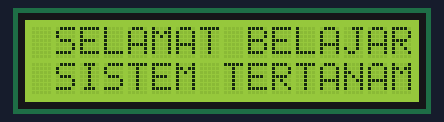
A sketch run on a simulated Arduino Uno, built with avr-gcc and run on an emulated ATmega328P. Shown: 16×2 character LCD.

Above: at 0.1 s.
At 4.9 s:
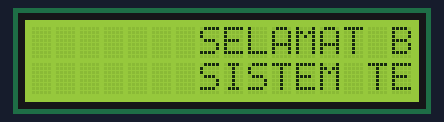
At 9.7 s:
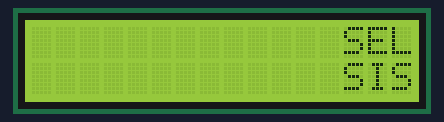
At 20.1 s:
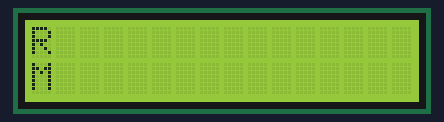
At 28.9 s:
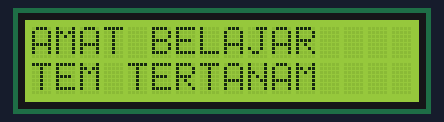
At 38.5 s:
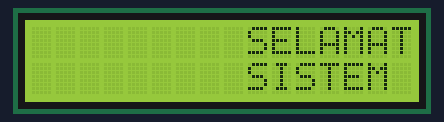

Measured:
- what the display in image 1 shows lasts 0.8 s, from 4.9 s to 5.7 s

The sketch:

minggu3d.ino
```cpp
#include <LiquidCrystal.h>
LiquidCrystal lcd(12, 11, 5, 4, 3, 2);

void setup() {
  lcd.begin(16, 2);   // inisialisasi LCD 16x2
}

void loop() {
  int i;

  // Baris kedua
  lcd.setCursor(0, 1);
  lcd.print("SISTEM TERTANAM");

  // Baris pertama
  lcd.setCursor(0, 0);
  lcd.print("SELAMAT BELAJAR");

  for (i = 0; i < 16; i++) {
    lcd.scrollDisplayRight();   // geser semua isi LCD ke kanan
    delay(800);
  }
}
```
